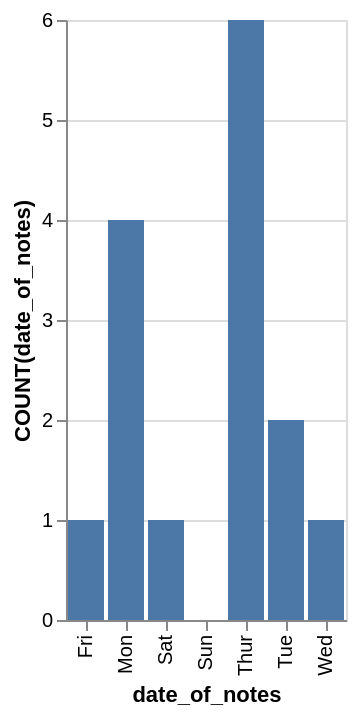

Write a Vega-Lite specification for this figure.
### Vega-Lite specification from a JSON file in a GitHub repository (floating-point values rounded to 4 significant figures)
{"data": {"values": [{"x_data": "Mon", "y_data": 4}, {"x_data": "Tue", "y_data": 2}, {"x_data": "Wed", "y_data": 1}, {"x_data": "Thur", "y_data": 6}, {"x_data": "Fri", "y_data": 1}, {"x_data": "Sat", "y_data": 1}, {"x_data": "Sun", "y_data": 0}]}, "mark": "bar", "encoding": {"x": {"field": "x_data", "type": "nominal", "title": "date_of_notes", "sort": "ascending"}, "y": {"field": "y_data", "type": "quantitative", "title": "COUNT(date_of_notes)"}}}
